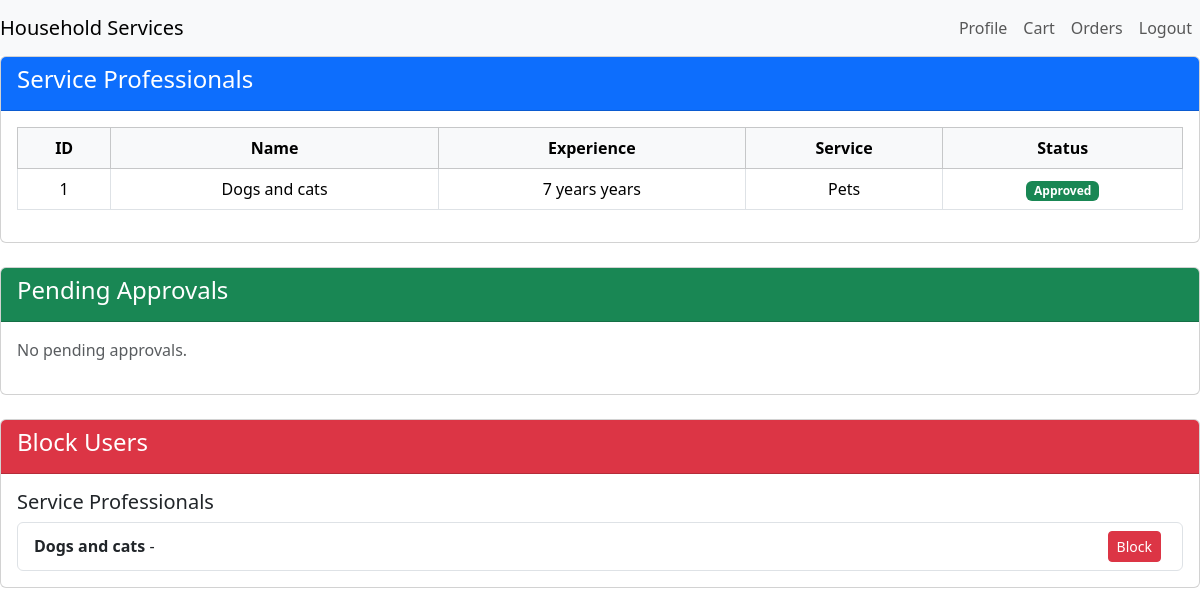
The app's page /admin/Professionals (signed in) with its own data.
### models.py (models this page shows, shortened)
class Professional(db.Model):
    id = db.Column(db.Integer, primary_key=True)
    name = db.Column(db.String(84), nullable=False)
    Email_id = db.Column(db.String(32), unique=True, nullable=False)
    passhash = db.Column(db.String(128), nullable=False)
    description = db.Column(db.String(128), nullable=True)
    service_type = db.Column(db.String(128))
    address = db.Column(db.String(32))
    Pin_Code = db.Column(db.String(8))
    experience = db.Column(db.String(8))
    category_id = db.Column(db.Integer, db.ForeignKey('category.id'), nullable=False)
    status = db.Column(db.String(16), nullable=False, default='pending')
    role = db.Column(db.String(16), nullable=False, default='service_professional')
    category = db.relationship('Category', backref='professionals', lazy=True)
    date_created = db.Column(db.DateTime, nullable=False, default=datetime.utcnow)
    document = db.Column(db.String(256), nullable=True)  # New column to store document path

### routes.py (the view)
@app.route('/admin/Professionals',methods=['GET', 'POST'])
@auth_required
def AdminProfessional():
    services = Service.query.all()
    user = Customer.query.get(session['user_id'])
    professionals = Professional.query.filter_by(status='pending').all()
    professionals = Professional.query.all()
    return render_template('adminProfessionalHandling.html',user = user , services=services, professionals=professionals)

### routes.py (called while the page is built)
def auth_required(fnc):
    @wraps(fnc)  # Preserve the original function's metadata
    def inner(*args, **kwargs):
        if 'user_id' in session:
            return fnc(*args, **kwargs)
        if request.endpoint == 'Login' or request.endpoint == 'Register':
            return fnc(*args, **kwargs)
        flash('Please login to continue', 'warning')
        return redirect(url_for('Login'))
    return inner

### templates/AdminProfessionalHandling.html (shortened to what this page needs)
{% extends 'layout.html' %}
{% block content %}
<div class="card mb-4">
    <div class="card-header bg-primary text-white">
        <h4>Service Professionals</h4>
    </div>
    <div class="card-body">
        {% if professionals %}
        <table class="table table-bordered">
            <thead class="table-light">
                <tr>
                    <th>ID</th>
                    <th>Name</th>
                    <th>Experience</th>
                    <th>Service</th>
                    <th>Status</th>
                </tr>
            </thead>
            <tbody>
                {% for professional in professionals %}
                <tr>
                    <td>{{ professional.id }}</td>
                    <td>{{ professional.name }}</td>
                    <td>{{ professional.experience }} years</td>
                    <td>{{ professional.service_type }}</td>
                    <td>
                        {% if professional.status == 'approved' %}
                            <span class="badge bg-success">Approved</span>
                        {% elif professional.status == 'rejected' %}
                            <span class="badge bg-danger">Rejected</span>
                        {% else %}
                            <span class="badge bg-warning text-dark">Pending</span>
                        {% endif %}
                    </td>
                </tr>
                {% endfor %}
            </tbody>
        </table>
        {% else %}
        <p class="text-muted">No professionals available.</p>
        {% endif %}
    </div>
</div>
    <div class="card mb-4">
        <div class="card-header bg-success text-white">
            <h4>Pending Approvals</h4>
        </div>
        <div class="card-body">
            {% set pending_professionals = professionals | selectattr('status', 'equalto', 'pending') | list %}
            {% if pending_professionals %}
            <ul class="list-group">
                {% for professional in pending_professionals %}
                <li class="list-group-item d-flex justify-content-between align-items-center">
                    <div>
                        <strong>{{ professional.name }}</strong> - {{ professional.email }}
                        {% if professional.document %}
                            <br>
                            <a href="{{ url_for('uploads', filename=professional.document) }}" target="_blank" class="text-primary">View Document</a>
                        {% else %}
                            <span class="text-muted">No document uploaded</span>
                        {% endif %}
                    </div>
                    <div class="d-flex">
                        <form method="POST" action="{{ url_for('approve_professional', professional_id=professional.id) }}">
                            <button type="submit" class="btn btn-success btn-sm mr-2">Approve</button>
                        </form>
                        <form method="POST" action="{{ url_for('reject_professional', professional_id=professional.id) }}">
                            <button type="submit" class="btn btn-danger btn-sm">Reject</button>
                        </form>
                        <form method="POST" action="{{ url_for('delete_professional', professional_id=professional.id) }}" style="display:inline;">
                            <button type="submit" class="btn btn-danger btn-sm">Delete</button>
                        </form>
                    </div>
                </li>
                {% endfor %}
            </ul>
            {% else %}
            <p class="text-muted">No pending approvals.</p>
            {% endif %}
        </div>
    </div>
    <div class="card">
        <div class="card-header bg-danger text-white">
            <h4>Block Users</h4>
        </div>
        <div class="card-body">
    <h5>Service Professionals</h5>
    <ul class="list-group">
        {% for professional in professionals %}
        <li class="list-group-item d-flex justify-content-between align-items-center">
            <div>
                <strong>{{ professional.name }}</strong> -
            </div>
            <div>
                {% if not professional.is_blocked %}
                <form method="POST" action="{{ url_for('block_user', user_type='professional', user_id=professional.id) }}" class="d-inline">
                    <button type="submit" class="btn btn-danger btn-sm">Block</button>
                </form>
                {% else %}
                <span class="badge bg-secondary">Blocked</span>
                {% endif %}
            </div>
        </li>
        {% endfor %}
    </ul>
</div>
</div>
{% endblock %}

### templates/AdminProfessionalHandling.html (style rules this page uses)
.card-header { font-weight: bold; }
.table th, .table td { vertical-align: middle; text-align: center; }
.btn-sm { margin-right: 5px; }

### records on screen
Professional: id "1", name "Dogs and cats", experience "7 years", service_type "Pets", status "Approved"
